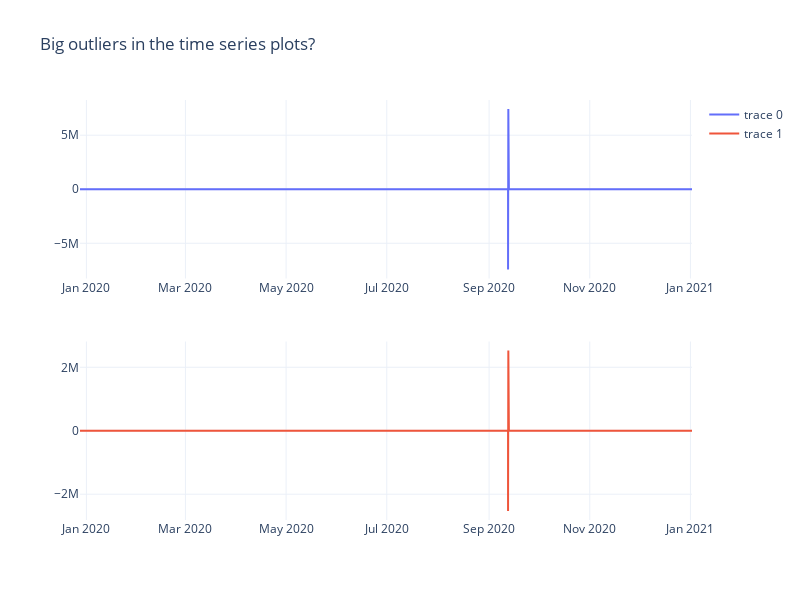

Notebook code cell kept with this figure:
### Code cell
turnstile_plot(df, cascp, 'Big outliers in the time series plots')

### Figure 1 — Plotly figure (JSON) as saved in the notebook; plotly's stock layout.template omitted (floating-point values rounded to 4 significant figures; data arrays with more than 128 entries replaced by an {"elided": "..."} marker saying what was removed)
{"data": [{"type": "scatter", "x": {"elided": "2158 str values"}, "xaxis": "x", "y": {"elided": "2158 int values"}, "yaxis": "y"}, {"type": "scatter", "x": {"elided": "2158 str values"}, "xaxis": "x2", "y": {"elided": "2158 int values"}, "yaxis": "y2"}], "layout": {"height": 600, "title": {"text": "Big outliers in the time series plots?"}, "width": 800, "xaxis": {"anchor": "y", "domain": [0, 1]}, "xaxis2": {"anchor": "y2", "domain": [0, 1]}, "yaxis": {"anchor": "x", "domain": [0.575, 1]}, "yaxis2": {"anchor": "x2", "domain": [0, 0.425]}}}
